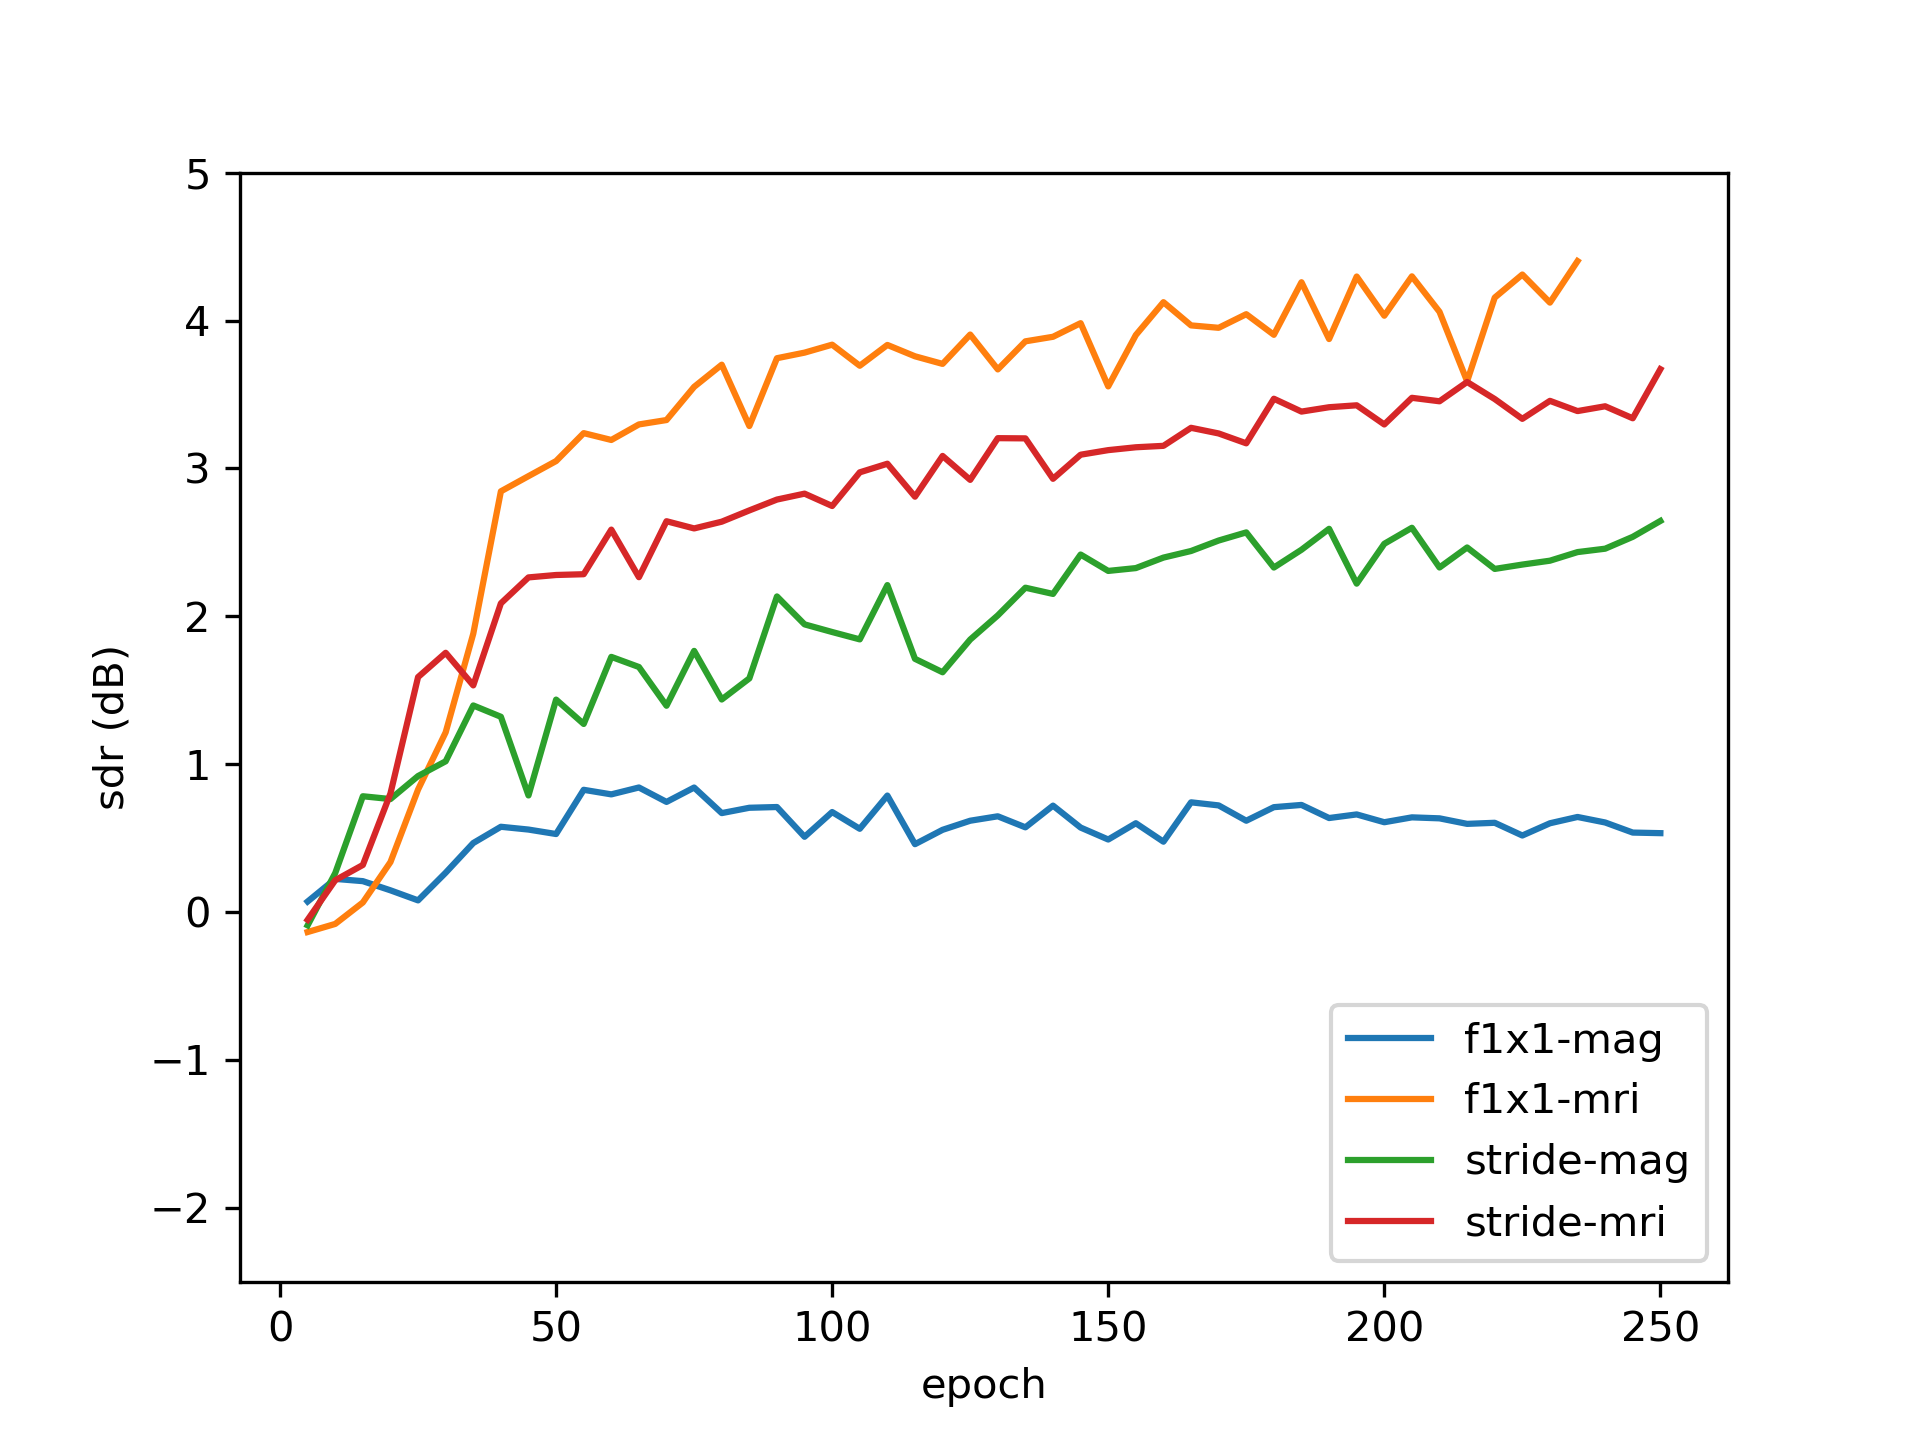

The script that saved this image:
import matplotlib.pyplot as plt
import os
import csv
from pathlib import Path

data_folder = Path('data')
files = os.listdir(data_folder)

plt.figure(dpi=300)
for file in files:
    csv_file = data_folder / file

    with open(csv_file, 'r') as f:
        r = csv.reader(f)
        next(r)
        a = [(time, int(epoch), float(sdr)) for time, epoch, sdr in r]
        times, epochs, sdrs = zip(*a)
        print(epochs)
        print(sdrs)
        plt.plot(list(epochs), list(sdrs), label=file.split('.')[0])
    # break

plt.xlabel("epoch")
plt.ylabel("sdr (dB)")
# plt.title("PyPlot First Example")
plt.ylim(-2.5, 5)
plt.legend(loc='lower right')

plt.show()
# plt.savefig('sdr_epoch.png')
